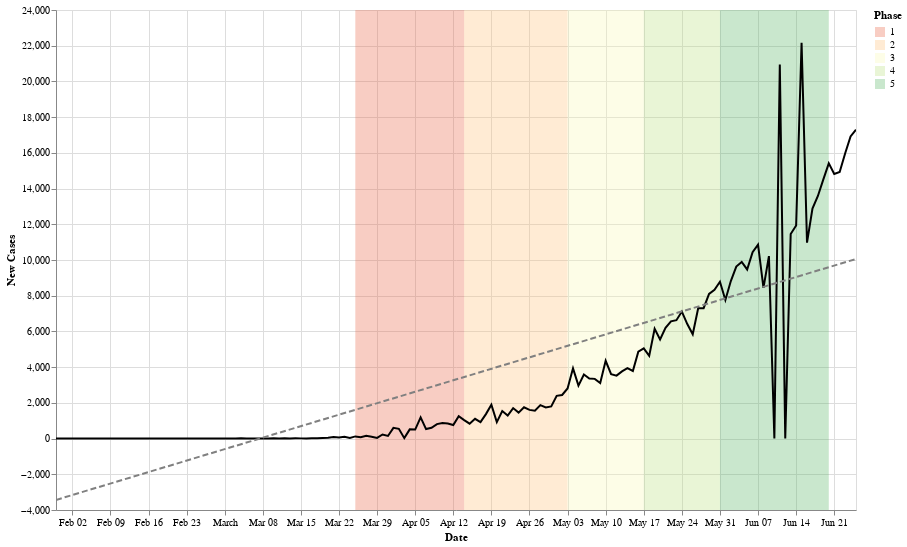

The cell this chart's notebook holds for it:
### Code cell
data = country_level
state = alt.Chart(data[(data['Country'] == 'India')]).mark_line(color='black').encode(
    alt.X('Date:T', axis=alt.Axis(title='Date')),
    alt.Y('Confirmed_New:Q', axis=alt.Axis(title='New Cases'))
)
reg = state.transform_regression("Date", "Confirmed_New", method="linear").mark_line(color='grey', strokeDash=[6,3])

marks = pd.DataFrame([
    {"Phase": "1", "start": "03-25-2020", "end": "04-14-2020"},
    {"Phase": "2", "start": "04-14-2020", "end": "05-03-2020"},
    {"Phase": "3", "start": "05-03-2020", "end": "05-17-2020"},
    {"Phase": "4", "start": "05-17-2020", "end": "05-31-2020"},
    {"Phase": "5", "start": "05-31-2020", "end": "06-20-2020"},
])
rect = alt.Chart(marks).mark_rect(opacity=0.3).encode(x='start:T', x2='end:T', color=alt.Color('Phase:N', scale=alt.Scale(scheme='redyellowgreen')))

(rect+state+reg).properties(
    width=800,
    height=500
).interactive()

### Figure 1 — Vega-Lite specification as saved in the notebook (floating-point values rounded to 4 significant figures; data arrays with more than 128 entries replaced by an {"elided": "..."} marker saying what was removed)
{"config": {"view": {"continuousWidth": 400, "continuousHeight": 300}}, "layer": [{"data": {"name": "data-bba7f9187f3bbc95bc37de59f384007c"}, "mark": {"type": "rect", "opacity": 0.3}, "encoding": {"color": {"type": "nominal", "field": "Phase", "scale": {"scheme": "redyellowgreen"}}, "x": {"type": "temporal", "field": "start"}, "x2": {"field": "end"}}, "selection": {"selector009": {"type": "interval", "bind": "scales", "encodings": ["x", "y"]}}}, {"data": {"name": "data-52a49f457128f82c20bdcf32d9157de3"}, "mark": {"type": "line", "color": "black"}, "encoding": {"x": {"type": "temporal", "axis": {"title": "Date"}, "field": "Date"}, "y": {"type": "quantitative", "axis": {"title": "New Cases"}, "field": "Confirmed_New"}}}, {"data": {"name": "data-52a49f457128f82c20bdcf32d9157de3"}, "mark": {"type": "line", "color": "grey", "strokeDash": [6, 3]}, "encoding": {"x": {"type": "temporal", "axis": {"title": "Date"}, "field": "Date"}, "y": {"type": "quantitative", "axis": {"title": "New Cases"}, "field": "Confirmed_New"}}, "transform": [{"on": "Date", "regression": "Confirmed_New", "method": "linear"}]}], "height": 500, "width": 800, "$schema": "https://vega.github.io/schema/vega-lite/v4.0.2.json", "datasets": {"data-bba7f9187f3bbc95bc37de59f384007c": [{"Phase": "1", "start": "03-25-2020", "end": "04-14-2020"}, {"Phase": "2", "start": "04-14-2020", "end": "05-03-2020"}, {"Phase": "3", "start": "05-03-2020", "end": "05-17-2020"}, {"Phase": "4", "start": "05-17-2020", "end": "05-31-2020"}, {"Phase": "5", "start": "05-31-2020", "end": "06-20-2020"}], "data-52a49f457128f82c20bdcf32d9157de3": {"elided": "148 records"}}}
